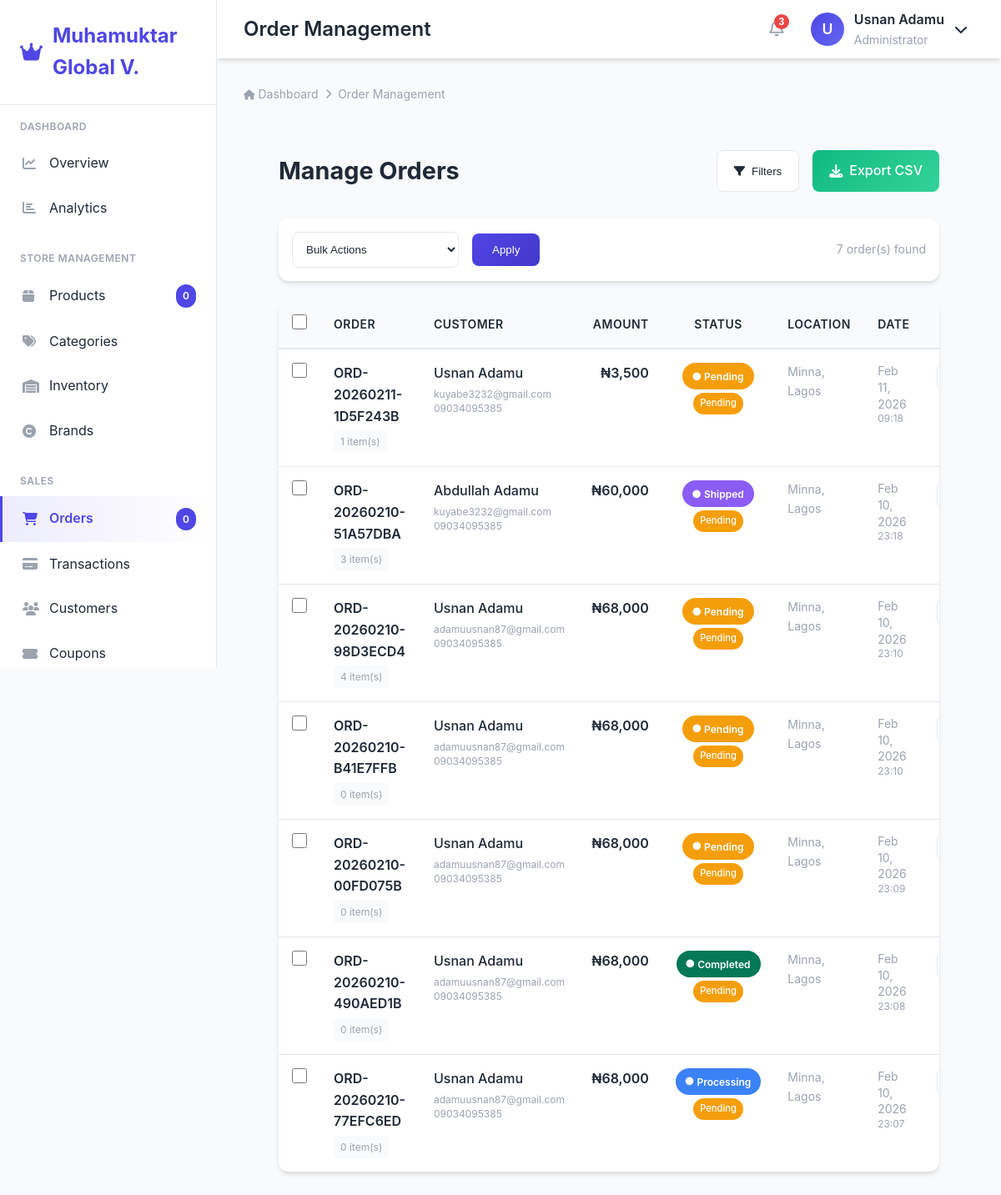
The app's page /admin/orders.php (signed in) with its own data.
### tables this page shows
CREATE TABLE `orders` (
  `id` int(11) NOT NULL AUTO_INCREMENT,
  `order_number` varchar(30) DEFAULT NULL,
  `customer_name` varchar(255) NOT NULL,
  `customer_email` varchar(255) NOT NULL,
  `customer_phone` varchar(50) NOT NULL,
  `reference` varchar(50) DEFAULT NULL,
  `user_id` int(11) NOT NULL,
  `total_amount` decimal(12,2) NOT NULL,
  `status` enum('pending','paid','processing','shipped','delivered','completed','cancelled') DEFAULT 'pending',
  `order_status` enum('pending','paid','processing','confirmed','shipped','delivered','completed','cancelled') NOT NULL DEFAULT 'processing',
  `payment_method` varchar(50) DEFAULT NULL,
  `payment_status` enum('pending','paid','failed','refunded') DEFAULT 'pending',
  `payment_reference` varchar(100) DEFAULT NULL,
  `payment_date` datetime DEFAULT NULL,
  `shipping_address` text NOT NULL,
  `shipping_city` varchar(100) NOT NULL,
  `shipping_state` varchar(100) NOT NULL,
  `shipping_postal_code` varchar(20) DEFAULT NULL,
  `tracking_number` varchar(100) DEFAULT NULL,
  `order_notes` text,
  `subtotal` decimal(10,2) NOT NULL,
  `shipping_fee` decimal(10,2) NOT NULL DEFAULT '0.00',
  `created_at` timestamp NOT NULL DEFAULT CURRENT_TIMESTAMP,
  `updated_at` timestamp NOT NULL DEFAULT CURRENT_TIMESTAMP ON UPDATE CURRENT_TIMESTAMP,
  `carrier_name` varchar(100) DEFAULT NULL,
  `carrier_url` varchar(255) DEFAULT NULL,
  `tracking_status` varchar(50) DEFAULT 'pending',
  PRIMARY KEY (`id`),
  UNIQUE KEY `reference` (`reference`),
  UNIQUE KEY `order_number` (`order_number`),
  KEY `user_id` (`user_id`),
  KEY `idx_reference` (`reference`),
  KEY `idx_order_number` (`order_number`)
);

### admin/orders.php (the view, shortened to what this page needs)
<?php
require_once '../includes/auth.php';
require_once 'header.php';
$status_filter = $_GET['status'] ?? '';
$search = trim($_GET['search'] ?? '');
$date_from = $_GET['date_from'] ?? '';
$date_to = $_GET['date_to'] ?? '';
$sql = "SELECT
            o.id,
            o.order_number,
            o.customer_name,
            o.customer_email,
            o.customer_phone,
            o.total_amount,
            o.status,
            o.order_status,
            o.payment_status,
            o.shipping_city,
            o.shipping_state,
            o.tracking_number,
            o.created_at,
            COUNT(oi.id) as item_count
        FROM orders o
        LEFT JOIN order_items oi ON o.id = oi.order_id
        WHERE 1=1";
$params = [];
$sql .= " GROUP BY o.id ORDER BY o.created_at DESC";
$page = max(1, (int)($_GET['page'] ?? 1));
$per_page = 20;
$offset = ($page - 1) * $per_page;
$countSql = "SELECT COUNT(DISTINCT o.id) FROM orders o WHERE 1=1";
$countStmt = $pdo->prepare($countSql);
$countStmt->execute(array_slice($params, 0, count($params)/2));
$total = $countStmt->fetchColumn();
$sql .= " LIMIT $per_page OFFSET $offset";
$stmt = $pdo->prepare($sql);
$stmt->execute($params);
$orders = $stmt->fetchAll();
$statuses = ['pending','paid','processing','shipped','delivered','completed','cancelled'];
?>
<main class="admin-main" style="margin:10px;">
    <div class="orders-header">
        <h1>Manage Orders</h1>
        <div class="header-actions">
            <button class="filter-btn" onclick="toggleFilters()">
                <i class="fas fa-filter"></i>
                Filters
            </button>
            <a href="?export=csv" class="export-btn">
                <i class="fas fa-download"></i>
                Export CSV
            </a>
        </div>
    </div>
    <form method="POST" id="bulkForm" class="bulk-actions">
        <select name="bulk_action" class="bulk-select">
            <option value="">Bulk Actions</option>
        </select>
        <button type="submit" onclick="return confirmBulkAction()" class="bulk-apply">
            Apply
        </button>
        <div class="total-count">
            <?= number_format($total) ?> order(s) found
        </div>
    </form>
    <div class="orders-table-container">
        <?php if (empty($orders)): ?>
            <div class="empty-state">
                <div class="empty-icon">
                    <i class="fas fa-shopping-bag"></i>
                </div>
                <h3 class="empty-title">No orders found</h3>
                <p class="empty-description">
                    <?php if ($status_filter || $search || $date_from || $date_to): ?>
                        Try adjusting your filters to see more results.
                    <?php else: ?>
                        No orders have been placed yet.
                    <?php endif; ?>
                </p>
            </div>
        <?php else: ?>
            <div class="orders-table-wrapper">
                <table class="orders-table">
                    <thead>
                        <tr>
                            <th class="checkbox-cell">
                                <input type="checkbox" id="selectAll" onchange="toggleSelectAll()" class="table-checkbox">
                            </th>
                            <th>Order</th>
                            <th>Customer</th>
                            <th class="text-right">Amount</th>
                            <th class="text-center">Status</th>
                            <th>Location</th>
                            <th>Date</th>
                            <th class="text-right">Actions</th>
                        </tr>
                    </thead>
                    <tbody>
                        <?php foreach ($orders as $order): ?>
                            <?php
                                $display_status = !empty($order['status']) ? $order['status'] : $order['order_status'];
                                $status_color = match($display_status) {
                                    'pending'    => '#f59e0b',
                                    'paid'       => '#10b981',
                                    'processing' => '#3b82f6',
                                    'shipped'    => '#8b5cf6',
                                    'delivered'  => '#047857',
                                    'completed'  => '#047857',
                                    'cancelled'  => '#ef4444',
                                    default      => '#6b7280'
                                };
                                $payment_color = match($order['payment_status'] ?? 'pending') {
                                    'pending'    => '#f59e0b',
                                    'paid'       => '#10b981',
                                    'failed'     => '#ef4444',
                                    default      => '#6b7280'
                                };
                            ?>
                            <tr>
                                <td class="checkbox-cell">
                                    <input type="checkbox"
                                           name="selected_orders[]"
                                           value="<?= $order['id'] ?>"
                                           class="order-checkbox table-checkbox">
                                </td>
                                <td>
                                    <a href="order-detail.php?id=<?= $order['id'] ?>" class="order-number">
                                        <?= htmlspecialchars($order['order_number']) ?>
                                    </a>
                                    <span class="item-count"><?= $order['item_count'] ?> item(s)</span>
                                </td>
                                <td>
                                    <div class="customer-name"><?= htmlspecialchars($order['customer_name']) ?></div>
                                    <div class="customer-details">
                                        <?= htmlspecialchars($order['customer_email']) ?><br>
                                        <?php if ($order['customer_phone']): ?>
                                            <?= htmlspecialchars($order['customer_phone']) ?>
                                        <?php endif; ?>
                                    </div>
                                </td>
                                <td class="order-amount">₦<?= number_format($order['total_amount']) ?></td>
                                <td>
                                    <div class="status-container">
                                        <span class="order-status-badge" style="background: <?= $status_color ?>">
                                            <i class="fas fa-circle" style="font-size: 0.6rem;"></i>
                                            <?= ucfirst($display_status) ?>
                                        </span>
                                        <span class="payment-status-badge" style="background: <?= $payment_color ?>">
                                            <?= ucfirst($order['payment_status'] ?? 'pending') ?>
                                        </span>
                                    </div>
                                </td>
                                <td>
                                    <?php if ($order['shipping_city'] || $order['shipping_state']): ?>
                                        <div class="location-info">
                                            <?= htmlspecialchars($order['shipping_city'] ?? '') ?><?= $order['shipping_city'] && $order['shipping_state'] ? ', ' : '' ?>
                                            <?= htmlspecialchars($order['shipping_state'] ?? '') ?>
                                        </div>
                                    <?php else: ?>
                                        <div class="location-empty">Not specified</div>
                                    <?php endif; ?>
                                </td>
                                <td>
                                    <div class="order-date">
                                        <?= date('M d, Y', strtotime($order['created_at'])) ?>
                                        <div class="order-time"><?= date('H:i', strtotime($order['created_at'])) ?></div>
                                    </div>
                                </td>
                                <td>
                                    <div class="actions-container">
                                        <form method="POST" class="quick-status-form">
                                            <select name="status" onchange="this.form.submit()" class="quick-status-select">
                                                <?php foreach ($statuses as $s): ?>
                                                    <option value="<?= $s ?>" <?= $display_status === $s ? 'selected' : '' ?>>
                                                        <?= ucfirst($s) ?>
                                                    </option>
                                                <?php endforeach; ?>
                                            </select>
                                        </form>
                                    </div>
                                </td>
                            </tr>
                        <?php endforeach; ?>
                    </tbody>
                </table>
            </div>
        <?php endif; ?>
    </div>
</main>

### admin/header.php (style rules this page uses)
:root { --admin-primary: #4f46e5; --admin-primary-dark: #4338ca; --admin-primary-light: #6366f1; --admin-secondary: #10b981; --admin-danger: #ef4444; --admin-warning: #f59e0b; --admin-info: #3b82f6; --admin-dark: #1f2937; --admin-light: #f9fafb; --admin-gray: #9ca3af; --admin-border: #e5e7eb; --admin-shadow: 0 4px 6px -1px rgba(0, 0, 0, 0.1), 0 2px 4px -1px rgba(0, 0, 0, 0.06); --admin-shadow-lg: 0 10px 15px -3px rgba(0, 0, 0, 0.1), 0 4px 6px -2px rgba(0, 0, 0, 0.05); --sidebar-width: 260px; --header-height: 70px; --transition: all 0.3s ease; }
* { margin: 0; padding: 0; box-sizing: border-box; }
body { font-family: -apple-system, BlinkMacSystemFont, 'Segoe UI', Roboto, sans-serif; background: var(--admin-light); color: var(--admin-dark); line-height: 1.6; min-height: 100vh; }
.admin-main { margin-left: var(--sidebar-width); margin-top: var(--header-height); padding: 2rem; min-height: calc(100vh - var(--header-height)); transition: var(--transition); }

### records on screen
orders: order_number "ORD-20260211-1D5F243B", item_count "1", customer_name "Usnan Adamu", customer_email "kuyabe3232@gmail.com", customer_phone "09034095385", total_amount "3,500", status "Pending", payment_status "Pending", shipping_city "Minna", shipping_state "Lagos", created_at "Feb 11, 2026", created_at "09:18"
orders: order_number "ORD-20260210-51A57DBA", item_count "3", customer_name "Abdullah Adamu", customer_email "kuyabe3232@gmail.com", customer_phone "09034095385", total_amount "60,000", status "Shipped", payment_status "Pending", shipping_city "Minna", shipping_state "Lagos", created_at "Feb 10, 2026", created_at "23:18"
orders: order_number "ORD-20260210-98D3ECD4", item_count "4", customer_name "Usnan Adamu", customer_email "adamuusnan87@gmail.com", customer_phone "09034095385", total_amount "68,000", status "Pending", payment_status "Pending", shipping_city "Minna", shipping_state "Lagos", created_at "Feb 10, 2026", created_at "23:10"
orders: order_number "ORD-20260210-B41E7FFB", item_count "0", customer_name "Usnan Adamu", customer_email "adamuusnan87@gmail.com", customer_phone "09034095385", total_amount "68,000", status "Pending", payment_status "Pending", shipping_city "Minna", shipping_state "Lagos", created_at "Feb 10, 2026", created_at "23:10"
orders: order_number "ORD-20260210-00FD075B", item_count "0", customer_name "Usnan Adamu", customer_email "adamuusnan87@gmail.com", customer_phone "09034095385", total_amount "68,000", status "Pending", payment_status "Pending", shipping_city "Minna", shipping_state "Lagos", created_at "Feb 10, 2026", created_at "23:09"
orders: order_number "ORD-20260210-490AED1B", item_count "0", customer_name "Usnan Adamu", customer_email "adamuusnan87@gmail.com", customer_phone "09034095385", total_amount "68,000", status "Completed", payment_status "Pending", shipping_city "Minna", shipping_state "Lagos", created_at "Feb 10, 2026", created_at "23:08"
orders: order_number "ORD-20260210-77EFC6ED", item_count "0", customer_name "Usnan Adamu", customer_email "adamuusnan87@gmail.com", customer_phone "09034095385", total_amount "68,000", status "Processing", payment_status "Pending", shipping_city "Minna", shipping_state "Lagos", created_at "Feb 10, 2026", created_at "23:07"

### other values on screen
SITE_NAME "Muhamuktar Global V."
substr($_SESSION['user_name'] ?? 'A', 0, 1) "U"
$_SESSION['user_name'] "Usnan Adamu"
$total "7"
